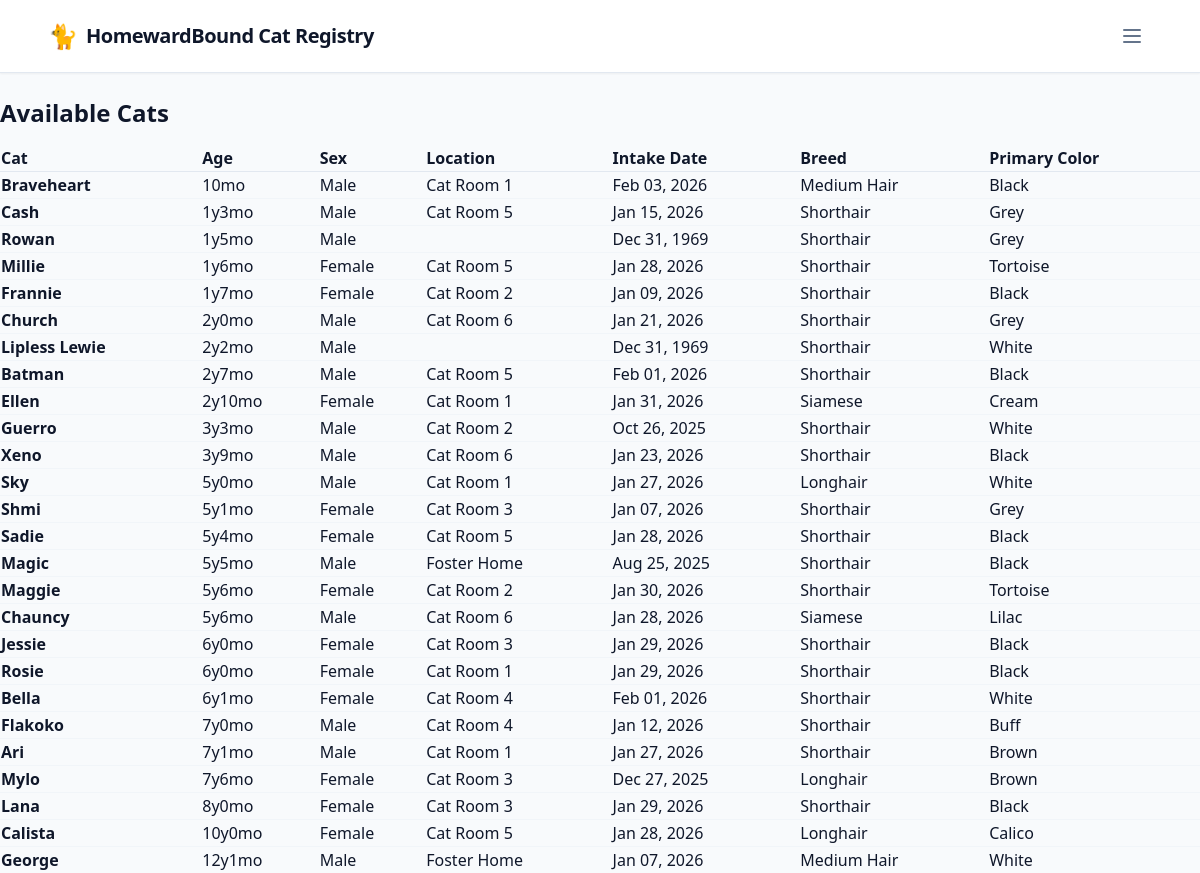
Before: /report/ with the older database file.
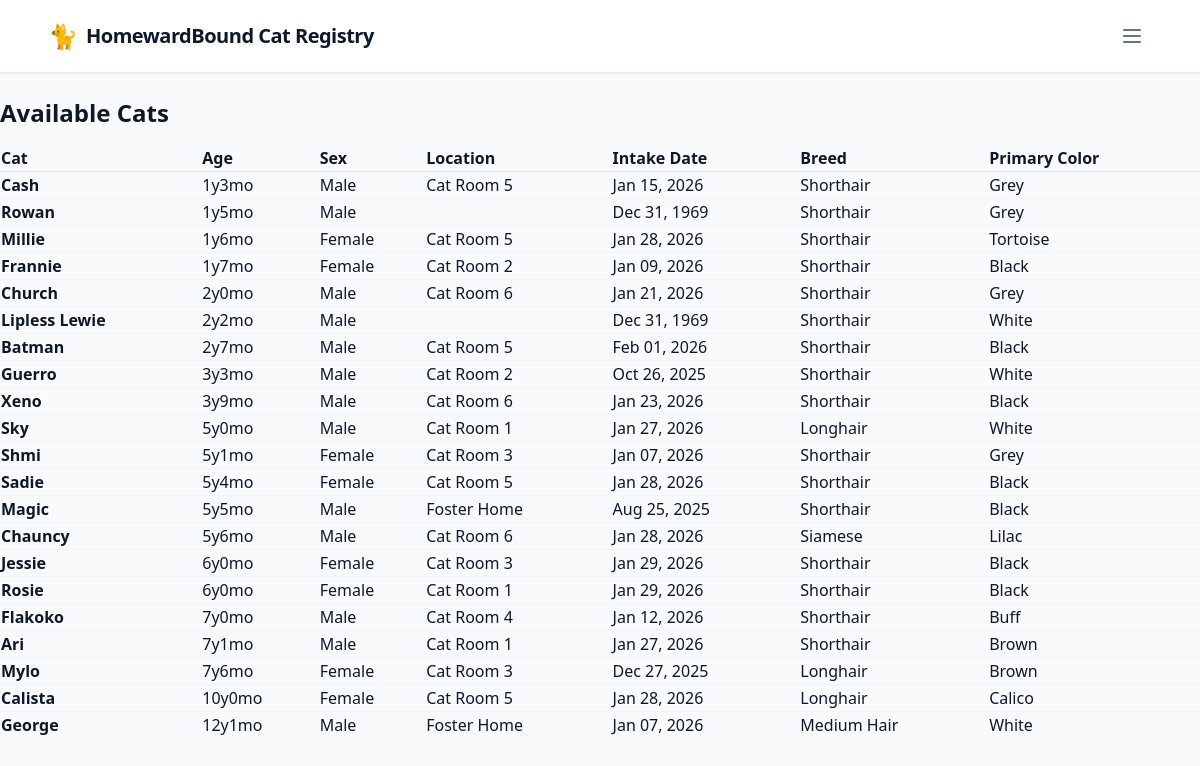
After: the same page with the newer database file.
### cats/models.py (models this page shows)
class Cat(models.Model):
    image_cy = models.CharField(max_length=20, primary_key=True)
    name = models.CharField(max_length=100)
    sex = models.CharField(max_length=10, default="Unknown")
    birthday = models.DateField(null=True, blank=True, default=timezone.now)
    breed = models.CharField(max_length=25, default="Unknown")
    primary_color = models.CharField(max_length=25, default="Unknown")
    intake_date = models.DateField(null=True, blank=True, default=timezone.now)
    location = models.CharField(max_length=25, default="Unknown")
    image_url = models.URLField()
    image = models.ImageField(upload_to='cats/', null=True, blank=True)
    first_seen = models.DateTimeField()
    last_seen = models.DateTimeField()
    last_updated = models.DateTimeField(auto_now=True)
    status = models.CharField(
        max_length=20,
        choices=CatStatus.choices,
        default=CatStatus.AVAILABLE,
    )
    objects = ItemQuerySet.as_manager()
    @property
    def age(self):
        if not self.birthday:
            return "Unknown"
        today = timezone.now().date()
        diff = today - cast(date, self.birthday)
        years = diff.days // 365
        months = (diff.days % 365) // 30
        if years < 1:
            return f"{months}mo"
        return f"{years}y{months}mo"
    @property
    def clean_breed(self):
        substring_to_remove = "Domestic "
        if self.breed:
            return self.breed.replace(substring_to_remove, "").strip()
        return self.breed

### cats/views.py (the view)
# urls.py: path("report/", views.report_view, name="report"),
def report_view(request):
    cats = Cat.objects.filter(
        Q(status=CatStatus.AVAILABLE) |
        Q(status=CatStatus.NEW)
        ).order_by("-birthday", "name")
    context = {
        "cats": cats,
    }
    return render(request, "cats/report.html", context)

### cats/templates/cats/report.html (shortened to what this page needs)
{% extends 'cats/base.html' %} {% load static %}
{% block content %}
<h1 class="text-2xl font-bold mb-4">Available Cats</h1>
<table class="w-full text-left border-collapse" id="report-table" media="all">
    <thead class="bg-slate-50 border-b border-slate-200">
        <tr>
            <th class="column-header">
                <a> Cat </a>
            </th>
            <th class="column-header">
                <a> Age </a>
            </th>
            <th class="column-header">
                <a> Sex </a>
            </th>
            <th class="column-header">
                <a> Location </a>
            </th>
            <th class="column-header">
                <a> Intake Date </a>
            </th>
            <th class="column-header">
                <a> Breed </a>
            </th>
            <th class="column-header">
                <a> Primary Color </a>
            </th>
        </tr>
    </thead>
    <tbody id="report-body" class="divide-y divide-slate-100">
        {% for cat in cats %}
        <tr>
            <td class="font-bold">
                {{ cat.name }}
            </td>
            <td>{{ cat.age }}</td>
            <td>{{ cat.sex }}</td>
            <td>
                {{ cat.location }}
            </td>
            <td>
                {{ cat.intake_date|date:"M d, Y" }}
            </td>
            <td >{{ cat.clean_breed }}</td>
            <td >{{ cat.primary_color }}</td>
        </tr>
        {% empty %}
        <tr>
            <td colspan="11" class="p-8 text-center text-slate-400">
                No cats found in this category.
            </td>
        </tr>
        {% endfor %}
    </tbody>
</table>
{% endblock %}

Changed rows visible on the page:
no longer on this page (row edited): Cat: name "Braveheart", age "10mo", sex "Male", location "Cat Room 1", intake_date "Feb 03, 2026", clean_breed "Medium Hair", primary_color "Black"
no longer on this page (row edited): Cat: name "Ellen", age "2y10mo", sex "Female", location "Cat Room 1", intake_date "Jan 31, 2026", clean_breed "Siamese", primary_color "Cream"
no longer on this page (row edited): Cat: name "Maggie", age "5y6mo", sex "Female", location "Cat Room 2", intake_date "Jan 30, 2026", clean_breed "Shorthair", primary_color "Tortoise"
no longer on this page (row edited): Cat: name "Bella", age "6y1mo", sex "Female", location "Cat Room 4", intake_date "Feb 01, 2026", clean_breed "Shorthair", primary_color "White"
no longer on this page (row edited): Cat: name "Lana", age "8y0mo", sex "Female", location "Cat Room 3", intake_date "Jan 29, 2026", clean_breed "Shorthair", primary_color "Black"
